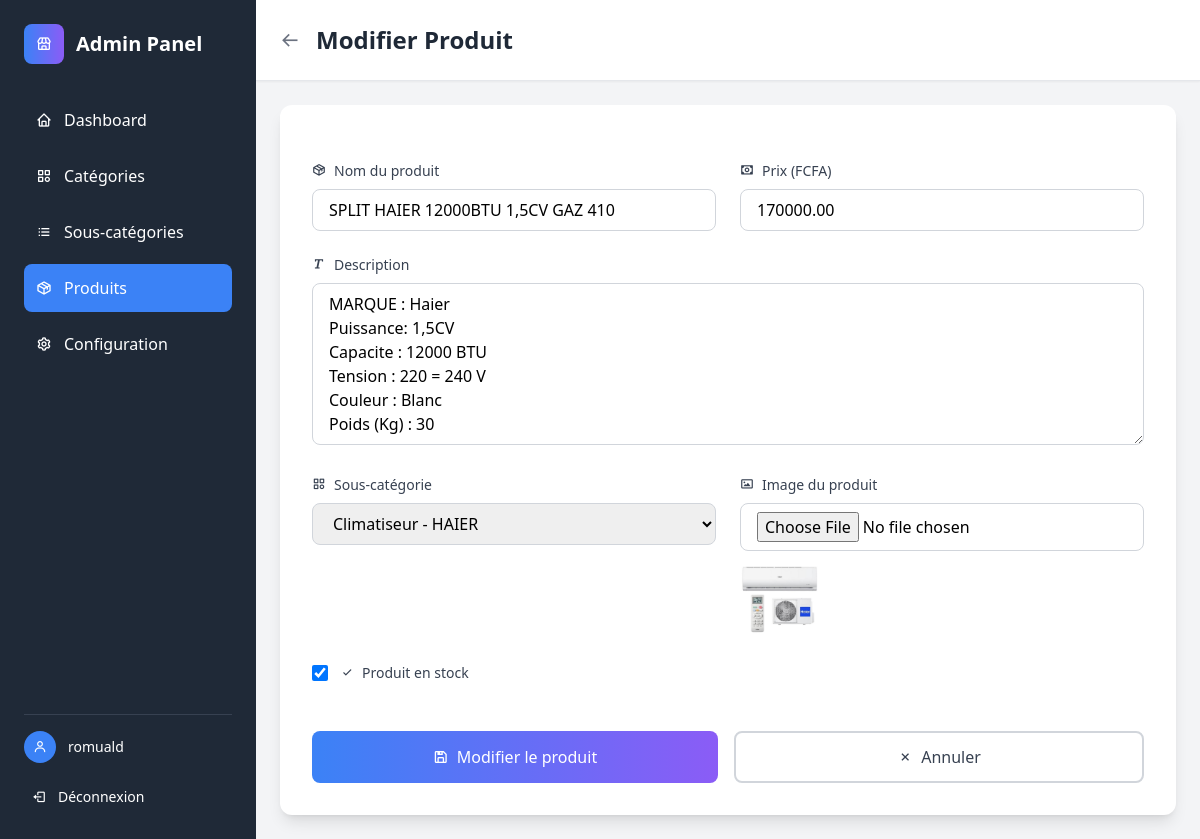
Page /admin-custom/produits/2/edit/ (signed in) on the committed database.
### shop/models.py (models this page shows, shortened)
class Produit(models.Model):
    nom = models.CharField(max_length=200)
    description = models.TextField()
    prix = models.DecimalField(max_digits=10, decimal_places=2)
    image = models.ImageField(upload_to='produits/', blank=True, null=True)
    sous_categorie = models.ForeignKey(SousCategorie, on_delete=models.CASCADE, related_name='produits')
    en_stock = models.BooleanField(default=True)
    date_creation = models.DateTimeField(auto_now_add=True)
    class Meta:
        verbose_name = "Produit"
        verbose_name_plural = "Produits"
        ordering = ['-date_creation']

### shop/admin_views.py (the view)
# urls.py: path('admin-custom/produits/<int:pk>/edit/', admin_views.admin_produit_edit, name='admin_produit_edit'),
@user_passes_test(is_admin)
def admin_produit_edit(request, pk):
    produit = get_object_or_404(Produit, pk=pk)
    if request.method == 'POST':
        form = ProduitForm(request.POST, request.FILES, instance=produit)
        if form.is_valid():
            form.save()
            messages.success(request, 'Produit modifié avec succès!')
            return redirect('admin_produits')
    else:
        form = ProduitForm(instance=produit)
    return render(request, 'admin/produit_form.html', {
        'form': form,
        'action': 'Modifier',
        'produit': produit
    })

### shop/admin_views.py (called while the page is built)
def is_admin(user):
    return user.is_authenticated and user.is_staff

### shop/context_processors.py (called while the page is built)
def site_config(request):
    return {
        'site_config': ConfigurationSite.get_config()
    }

### shop/models.py (called while the page is built)
    def __str__(self):
        return f"{self.categorie.nom} - {self.nom}"

    @classmethod
    def get_config(cls):
        config, created = cls.objects.get_or_create(pk=1)
        return config

### shop/templates/admin/produit_form.html (shortened to what this page needs)
<!DOCTYPE html>
<html lang="fr">
<head>
    <script src="https://cdn.tailwindcss.com"></script>
    <link href='https://unpkg.com/boxicons@2.1.4/css/boxicons.min.css' rel='stylesheet'>
</head>
<body class="bg-gray-100">
    <div class="flex h-screen">
        <div class="bg-dark text-white w-64 flex-shrink-0">
            <div class="p-6">
                <div class="flex items-center space-x-3 mb-8">
                    <div class="w-10 h-10 bg-gradient-to-r from-primary to-secondary rounded-lg flex items-center justify-center">
                        <i class='bx bx-store text-white'></i>
                    </div>
                    <span class="text-xl font-bold">Admin Panel</span>
                </div>
                <nav class="space-y-2">
                    <a href="{% url 'admin_dashboard' %}" class="flex items-center space-x-3 p-3 rounded-lg hover:bg-gray-700 transition-colors">
                        <i class='bx bx-home'></i>
                        <span>Dashboard</span>
                    </a>
                    <a href="{% url 'admin_categories' %}" class="flex items-center space-x-3 p-3 rounded-lg hover:bg-gray-700 transition-colors">
                        <i class='bx bx-category'></i>
                        <span>Catégories</span>
                    </a>
                    <a href="{% url 'admin_sous_categories' %}" class="flex items-center space-x-3 p-3 rounded-lg hover:bg-gray-700 transition-colors">
                        <i class='bx bx-list-ul'></i>
                        <span>Sous-catégories</span>
                    </a>
                    <a href="{% url 'admin_produits' %}" class="flex items-center space-x-3 p-3 rounded-lg bg-primary text-white">
                        <i class='bx bx-package'></i>
                        <span>Produits</span>
                    </a>
                    <a href="{% url 'admin_site_config' %}" class="flex items-center space-x-3 p-3 rounded-lg hover:bg-gray-700 transition-colors">
                        <i class='bx bx-cog'></i>
                        <span>Configuration</span>
                    </a>
                </nav>
            </div>
            <div class="absolute bottom-0 w-64 p-6">
                <div class="border-t border-gray-700 pt-4">
                    <div class="flex items-center space-x-3 mb-4">
                        <div class="w-8 h-8 bg-primary rounded-full flex items-center justify-center">
                            <i class='bx bx-user text-white text-sm'></i>
                        </div>
                        <span class="text-sm">{{ user.username }}</span>
                    </div>
                    <a href="{% url 'admin_logout' %}" class="flex items-center space-x-3 p-2 rounded-lg hover:bg-gray-700 transition-colors text-sm">
                        <i class='bx bx-log-out'></i>
                        <span>Déconnexion</span>
                    </a>
                </div>
            </div>
        </div>
        <div class="flex-1 overflow-auto">
            <div class="bg-white shadow-sm border-b p-6">
                <div class="flex items-center justify-between">
                    <div class="flex items-center space-x-4">
                        <a href="{% url 'admin_produits' %}" class="text-gray-500 hover:text-primary">
                            <i class='bx bx-arrow-back text-xl'></i>
                        </a>
                        <h1 class="text-2xl font-bold text-dark">{{ action }} Produit</h1>
                    </div>
                </div>
            </div>
            <div class="p-6">
                <div class="max-w-4xl mx-auto">
                    <div class="bg-white rounded-xl shadow-lg p-8">
                        <form method="post" enctype="multipart/form-data" class="space-y-6">
                            <div class="grid grid-cols-1 lg:grid-cols-2 gap-6">
                                <div>
                                    <label class="block text-sm font-medium text-gray-700 mb-2">
                                        <i class='bx bx-package mr-2'></i>Nom du produit
                                    </label>
                                    {{ form.nom }}
                                </div>
                                <div>
                                    <label class="block text-sm font-medium text-gray-700 mb-2">
                                        <i class='bx bx-money mr-2'></i>Prix (FCFA)
                                    </label>
                                    {{ form.prix }}
                                </div>
                            </div>
                            <div>
                                <label class="block text-sm font-medium text-gray-700 mb-2">
                                    <i class='bx bx-text mr-2'></i>Description
                                </label>
                                {{ form.description }}
                            </div>
                            <div class="grid grid-cols-1 lg:grid-cols-2 gap-6">
                                <div>
                                    <label class="block text-sm font-medium text-gray-700 mb-2">
                                        <i class='bx bx-category mr-2'></i>Sous-catégorie
                                    </label>
                                    {{ form.sous_categorie }}
                                </div>
                                <div>
                                    <label class="block text-sm font-medium text-gray-700 mb-2">
                                        <i class='bx bx-image mr-2'></i>Image du produit
                                    </label>
                                    {{ form.image }}
                                    {% if produit and produit.image %}
                                        <div class="mt-2">
                                            <img src="{{ produit.image.url }}" alt="{{ produit.nom }}" class="w-20 h-20 object-cover rounded-lg">
                                        </div>
                                    {% endif %}
                                </div>
                            </div>
                            <div>
                                <label class="flex items-center space-x-3">
                                    {{ form.en_stock }}
                                    <span class="text-sm font-medium text-gray-700">
                                        <i class='bx bx-check mr-2'></i>Produit en stock
                                    </span>
                                </label>
                            </div>
                            <div class="flex space-x-4 pt-6">
                                <button type="submit" class="flex-1 bg-gradient-to-r from-primary to-secondary text-white py-3 px-6 rounded-lg hover:shadow-lg transition-all duration-300 flex items-center justify-center">
                                    <i class='bx bx-save mr-2'></i>
                                    {{ action }} le produit
                                </button>
                                <a href="{% url 'admin_produits' %}" class="flex-1 border-2 border-gray-300 text-gray-700 py-3 px-6 rounded-lg hover:bg-gray-50 transition-all duration-300 flex items-center justify-center">
                                    <i class='bx bx-x mr-2'></i>
                                    Annuler
                                </a>
                            </div>
                        </form>
                    </div>
                </div>
            </div>
        </div>
    </div>
</body>
</html>

### rows in the picture
Produit: nom "SPLIT HAIER 12000BTU 1,5CV GAZ 410", prix "170000.00", description "MARQUE : Haier Puissance: 1,5CV Capacite : 12000 BTU Tension : 220 = 240 V Couleur : Blanc Poids (Kg) : 30", sous_categorie "Climatiseur - HAIER", image (picture), en_stock "☑"

### other values in the picture
{{ user.username }} "romuald"
{{ action }} "Modifier"
